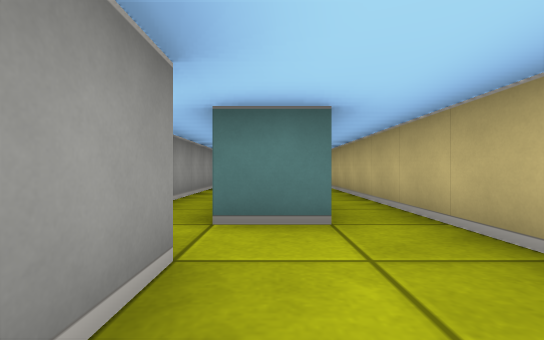
View 1 (above)

17 first-person views from a walk through a cub3D level. The camera is about half as high as the walls, looks level and sees 85° across. The floor is counted in squares. Each view is taken from the middle of a square. On the plan, view 1 faces up. The plan holds only what a view shows up to about 9 squares ahead; the rest is blank.

View 2
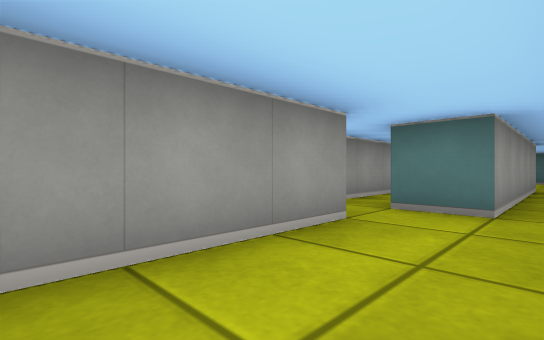

View 3
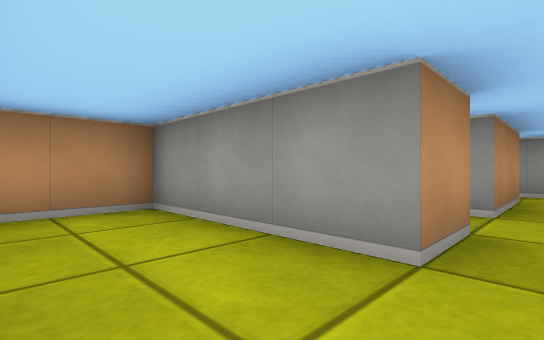

View 4
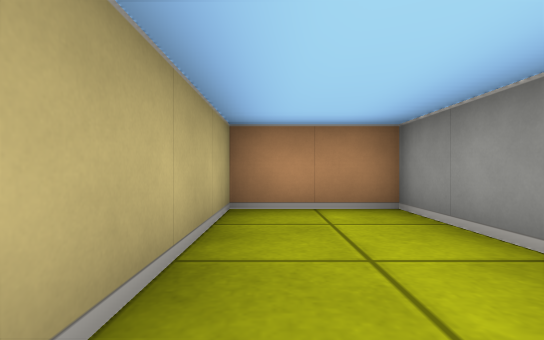

View 5
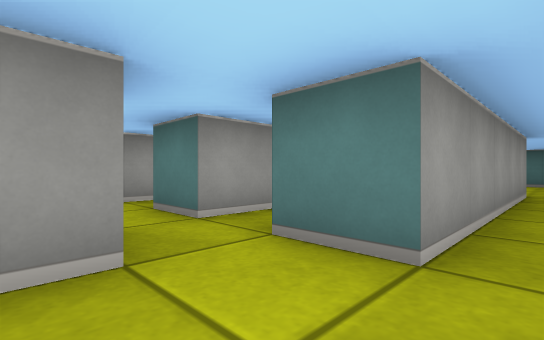

View 6
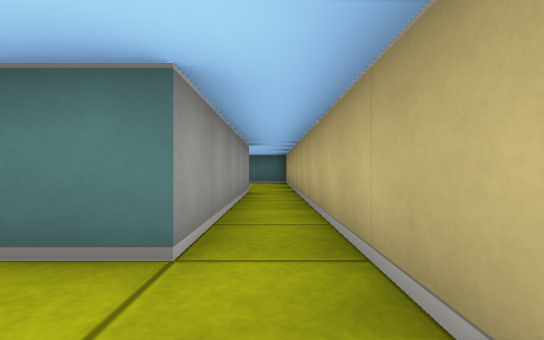

View 7
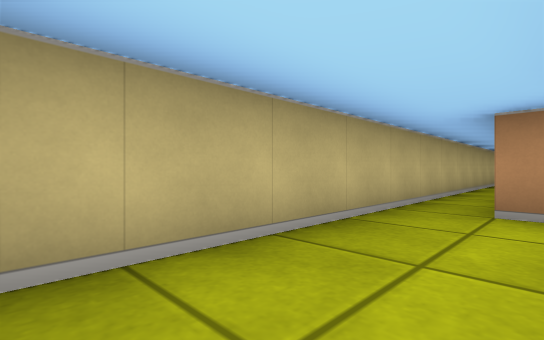

View 8
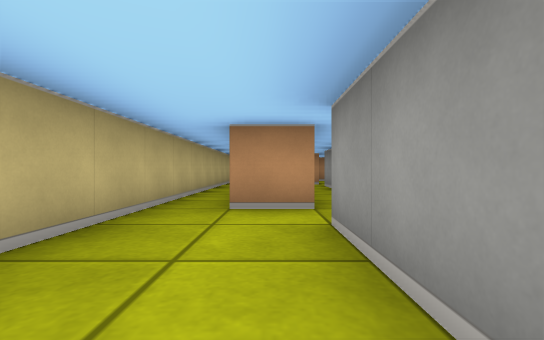

View 9
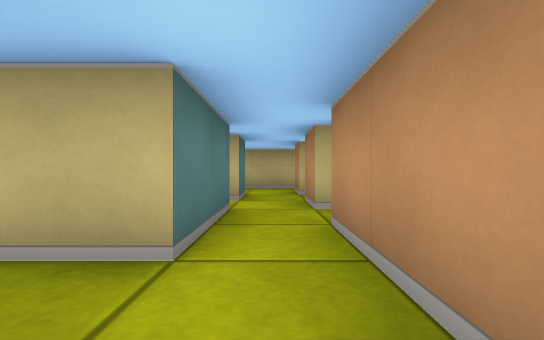

View 10
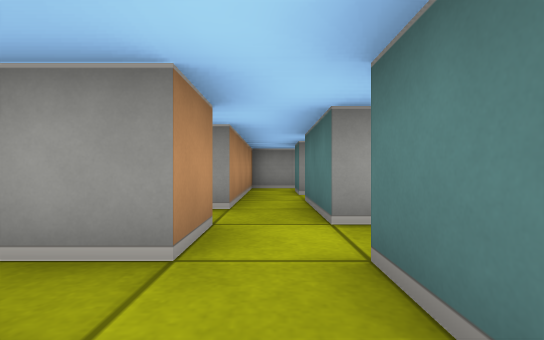

View 11
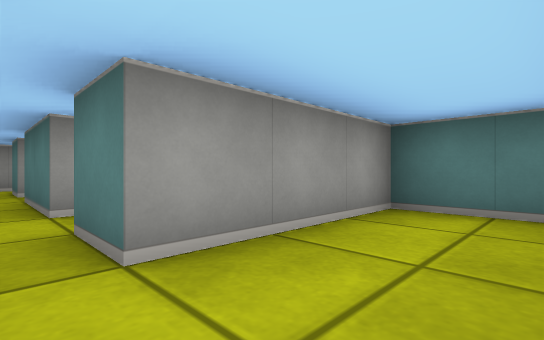

View 12
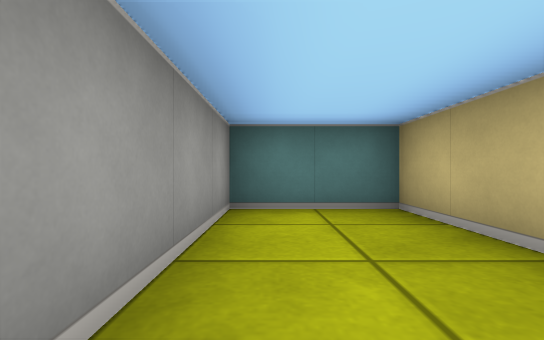

View 13
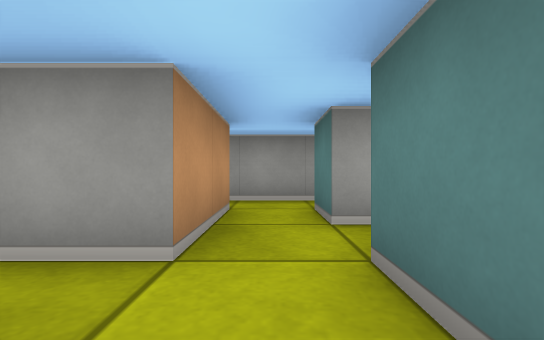

View 14
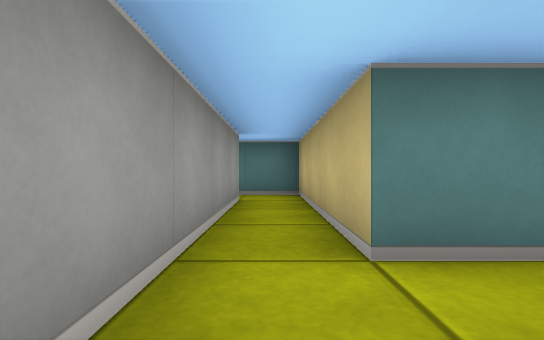

View 15
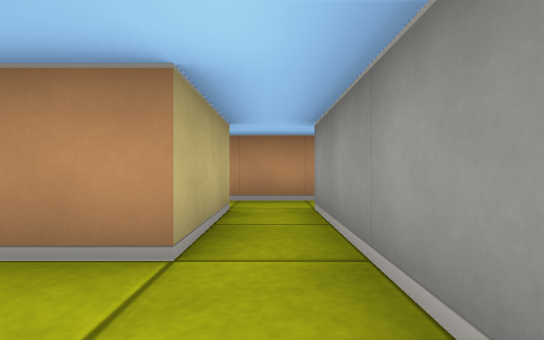

View 16
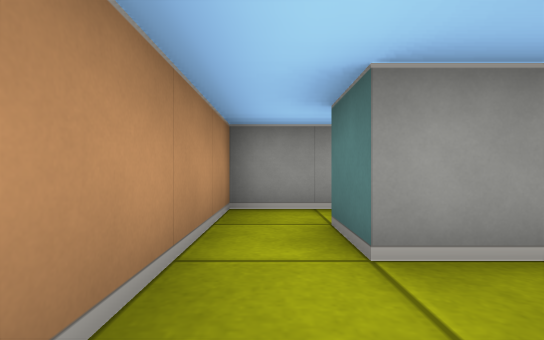

View 17
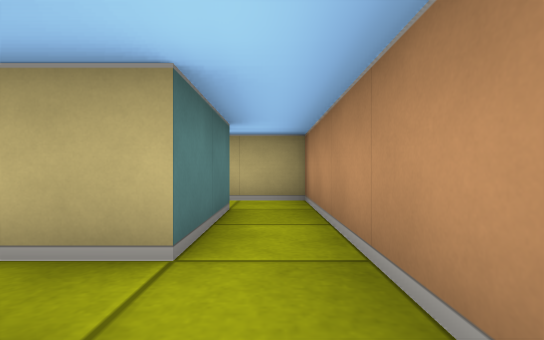

### Floor plan
Points are (right, up) in squares from view 1. A wall is a line through its corners. A room is listed if a view was taken in it or the views show most of it. See-through windows are left out.
Room 1 (views 1, 2, 3, 4, 5, 6)
walls: (-0.5, 1.5) (-0.5, -1.5) (1.5, -1.5) (1.5, 7.5); (0.5, 7.5) (0.5, 2.5) (-0.5, 2.5)
ways out: opening at (1, 7) to room 2; opening at (-1, 2) to room 5
Room 2 (views 7, 8, 11)
walls: (1.5, 7.5) (1.5, 11.5) (-0.5, 11.5) (-0.5, 8.5)
ways out: opening at (1, 7) to room 1; opening at (0, 8) to room 4
Room 3 (view 9)
walls: (-7.5, 8.6) (-7.5, 7.5) (-5.5, 7.5); (-5.5, 8.5) (-6.5, 8.5)
ways out: opening at (-6, 8)
Room 4 (views 10, 12)
walls: (-2.5, 7.5) (-1.5, 7.5); (-2.5, 8.5) (-3.5, 8.5); (-0.6, 7.5) (0.5, 7.5); (-0.5, 8.5) (-1.5, 8.5)
ways out: opening at (0, 8) to room 2; opening at (-1, 7) to room 5; opening at (-3, 7) to room 9; opening at (-4, 8); opening at (-2, 9.5)
Room 5 (view 13)
walls: (-1.5, 7.5) (-1.5, 2.5); (-1.5, 1.5) (-0.5, 1.5)
ways out: opening at (-1, 2) to room 1; opening at (-1, 7) to room 4; opening at (-2, 2) to room 9
Room 6 (views 14, 16)
walls: (-5.5, -1.5) (-2.5, -1.5); (-5.5, 1.5) (-5.5, -0.5); (-2.5, -0.5) (-4.5, -0.5) (-4.5, 1.5)
ways out: opening at (-5, 0.5) to room 7; opening at (-6, -1) to room 8; opening at (-3.5, -1) to room 10
Room 7 (view 15)
walls: (-5.5, 5.5) (-5.5, 1.5); (-3.5, 2.5) (-4.5, 2.5) (-4.5, 6.5) (-5.6, 6.5); (-4.5, 1.5) (-3.5, 1.5)
ways out: opening at (-5, 0.5) to room 6; opening at (-4, 2) to room 9; opening at (-6, 6)
Room 8 (view 17)
walls: (-7.5, -0.2) (-7.5, -1.5) (-5.5, -1.5); (-5.5, -0.5) (-6.5, -0.5)
ways out: opening at (-6, -1) to room 6; opening at (-7, 0.5)
Room 9 (no view inside)
walls: (-3.5, 3) (-3.5, 2.5); (-3.5, 1.5) (-2.5, 1.5) (-2.5, 0.6); (-1.5, 2.5) (-2.5, 2.5)
ways out: opening at (-3, 7) to room 4; opening at (-2, 2) to room 5; opening at (-4, 2) to room 7; opening at (-2, 0.5) to room 10
Room 10 (no view inside)
walls: (-2.5, -1.5) (-1.5, -1.5) (-1.5, -0.2)
ways out: opening at (-3.5, -1) to room 6; opening at (-2, 0.5) to room 9

Where each view was taken, in squares from view 1:
view 1: 0 up, 0 right, facing up
view 2: 1 down, 1 right, facing up-left
view 3: 2 up, 1 right, facing down-left
view 4: 2 up, 1 right, facing down
view 5: 1 up, 1 right, facing up-left
view 6: 1 up, 1 right, facing up
view 7: 11 up, 0 right, facing down-right
view 8: 11 up, 0 right, facing down
view 9: 8 up, 6 left, facing right
view 10: 8 up, 0 right, facing left
view 11: 8 up, 1 right, facing up-left
view 12: 8 up, 0 right, facing up
view 13: 2 up, 1 left, facing left
view 14: 1 up, 5 left, facing up
view 15: 3 up, 5 left, facing down
view 16: 1 down, 4 left, facing left
view 17: 1 down, 6 left, facing right
